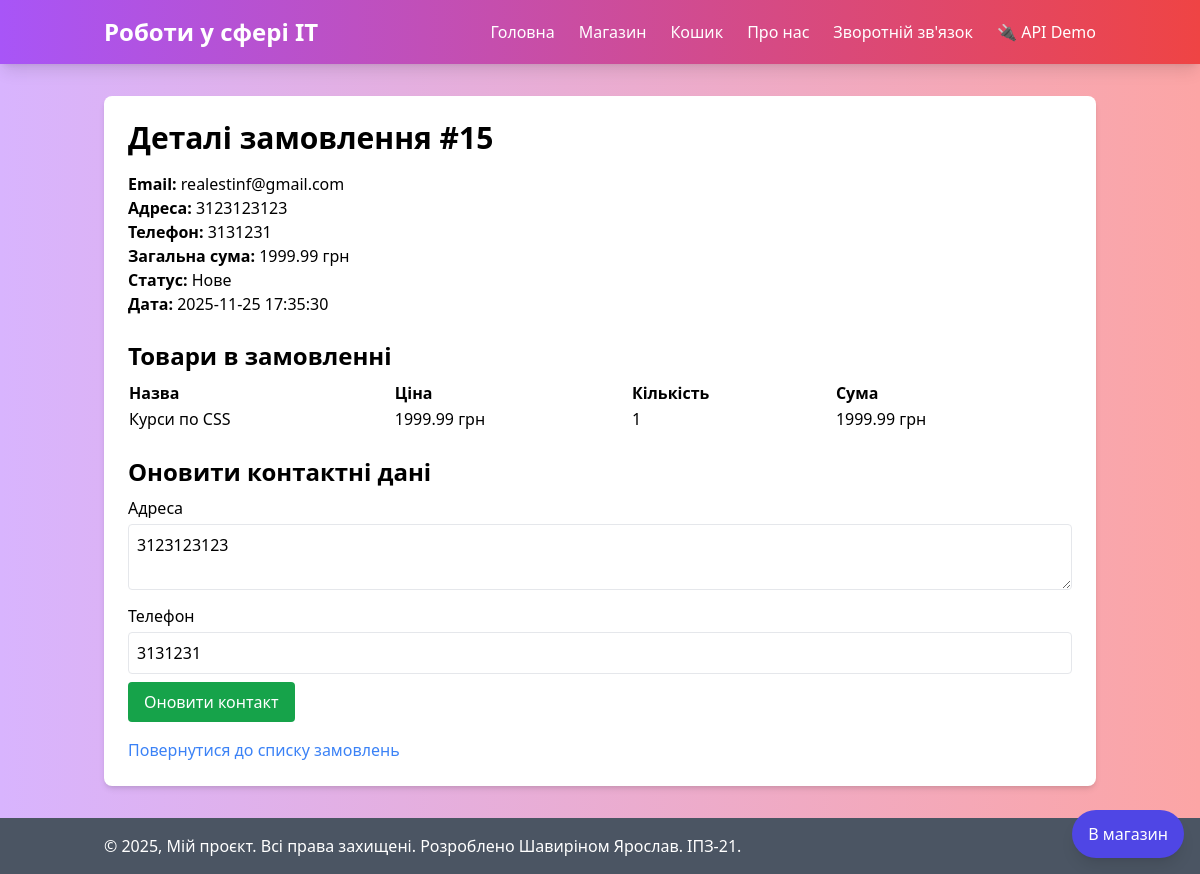
The page /orders/15 on the database its author committed.
### tables this page shows
CREATE TABLE orders (id INTEGER PRIMARY KEY AUTOINCREMENT, email TEXT, address TEXT, total_price REAL, status TEXT, date TEXT, phone TEXT DEFAULT "");

CREATE TABLE order_items (id INTEGER PRIMARY KEY AUTOINCREMENT, order_id INTEGER, product_id INTEGER, quantity INTEGER, FOREIGN KEY (order_id) REFERENCES orders (id), FOREIGN KEY (product_id) REFERENCES products (id));

CREATE TABLE products (id INTEGER PRIMARY KEY AUTOINCREMENT, name TEXT, price REAL, image TEXT);

### routes/shop.py (the view)
@shop_bp.route('/orders/<int:order_id>')
def order_history_details(order_id):
    order, items = get_order_details(order_id)
    user_email = session.get('user_email')
    if user_email and order and order['email'] != user_email:
        flash('Ви не маєте доступу до цього замовлення', 'error')
        return redirect(url_for('shop.orders'))
    return render_template('order_details.html', order=order, items=items, can_edit_status=False, can_edit_contact=True)

### models.py (called while the page is built)
def get_db_connection():
    conn = sqlite3.connect('db.sqlite', timeout=30.0, isolation_level='DEFERRED')
    conn.row_factory = sqlite3.Row
    return conn

def get_order_details(order_id):
    conn = get_db_connection()
    order = conn.execute('SELECT * FROM orders WHERE id = ?', (order_id,)).fetchone()
    items = conn.execute('SELECT oi.quantity, p.name, p.price FROM order_items oi JOIN products p ON oi.product_id = p.id WHERE oi.order_id = ?', (order_id,)).fetchall()
    conn.close()
    return order, items

### templates/order_details.html (shortened to what this page needs)
{% extends "base.html" %}
{% block content %}
<h1 class="text-3xl font-bold mb-4">Деталі замовлення #{{ order['id'] }}</h1>
<p><strong>Email:</strong> {{ order['email'] }}</p>
<p><strong>Адреса:</strong> {{ order['address'] }}</p>
<p><strong>Телефон:</strong> {{ order['phone'] if order['phone'] is not none else '' }}</p>
<p><strong>Загальна сума:</strong> {{ order['total_price'] }} грн</p>
<p><strong>Статус:</strong> {{ order['status'] }}</p>
<p><strong>Дата:</strong> {{ order['date'] }}</p>
<h2 class="text-2xl font-bold mt-6 mb-2">Товари в замовленні</h2>
<table class="w-full mb-6">
    <thead>
        <tr>
            <th class="text-left">Назва</th>
            <th class="text-left">Ціна</th>
            <th class="text-left">Кількість</th>
            <th class="text-left">Сума</th>
        </tr>
    </thead>
    <tbody>
        {% for item in items %}
        <tr>
            <td>{{ item['name'] }}</td>
            <td>{{ item['price'] }} грн</td>
            <td>{{ item['quantity'] }}</td>
            <td>{{ item['price'] * item['quantity'] }} грн</td>
        </tr>
        {% endfor %}
    </tbody>
</table>
{% if can_edit_contact %}
    <h2 class="text-2xl font-bold mb-2">Оновити контактні дані</h2>
    <form action="{{ url_for('shop.update_order_contact', order_id=order['id']) }}" method="post" class="mb-4">
        <div class="mb-2">
            <label for="address" class="block mb-1">Адреса</label>
            <textarea name="address" id="address" class="w-full p-2 border rounded">{{ order['address'] }}</textarea>
        </div>
        <div class="mb-2">
            <label for="phone" class="block mb-1">Телефон</label>
            <input type="text" name="phone" id="phone" value="{{ order['phone'] }}" class="w-full p-2 border rounded" />
        </div>
        <button type="submit" class="bg-green-600 text-white px-4 py-2 rounded hover:bg-green-700">Оновити контакт</button>
    </form>
{% endif %}
<a href="{{ url_for('shop.orders') }}" class="text-blue-500 hover:underline">Повернутися до списку замовлень</a>
<div class="fixed bottom-4 right-4">
    <a href="{{ url_for('shop.shop') }}" class="inline-flex items-center justify-center bg-indigo-600 text-white px-4 py-3 rounded-full shadow-lg hover:bg-indigo-700">
        В магазин
    </a>
</div>
{% endblock %}

### rows shown on the page
orders: id "15", email "realestinf@gmail.com", address "3123123123", phone "3131231", total_price "1999.99", status "Нове", date "2025-11-25 17:35:30"
order_items: name "Курси по CSS", price "1999.99", quantity "1", item['price']*item['quantity'] "1999.99"
